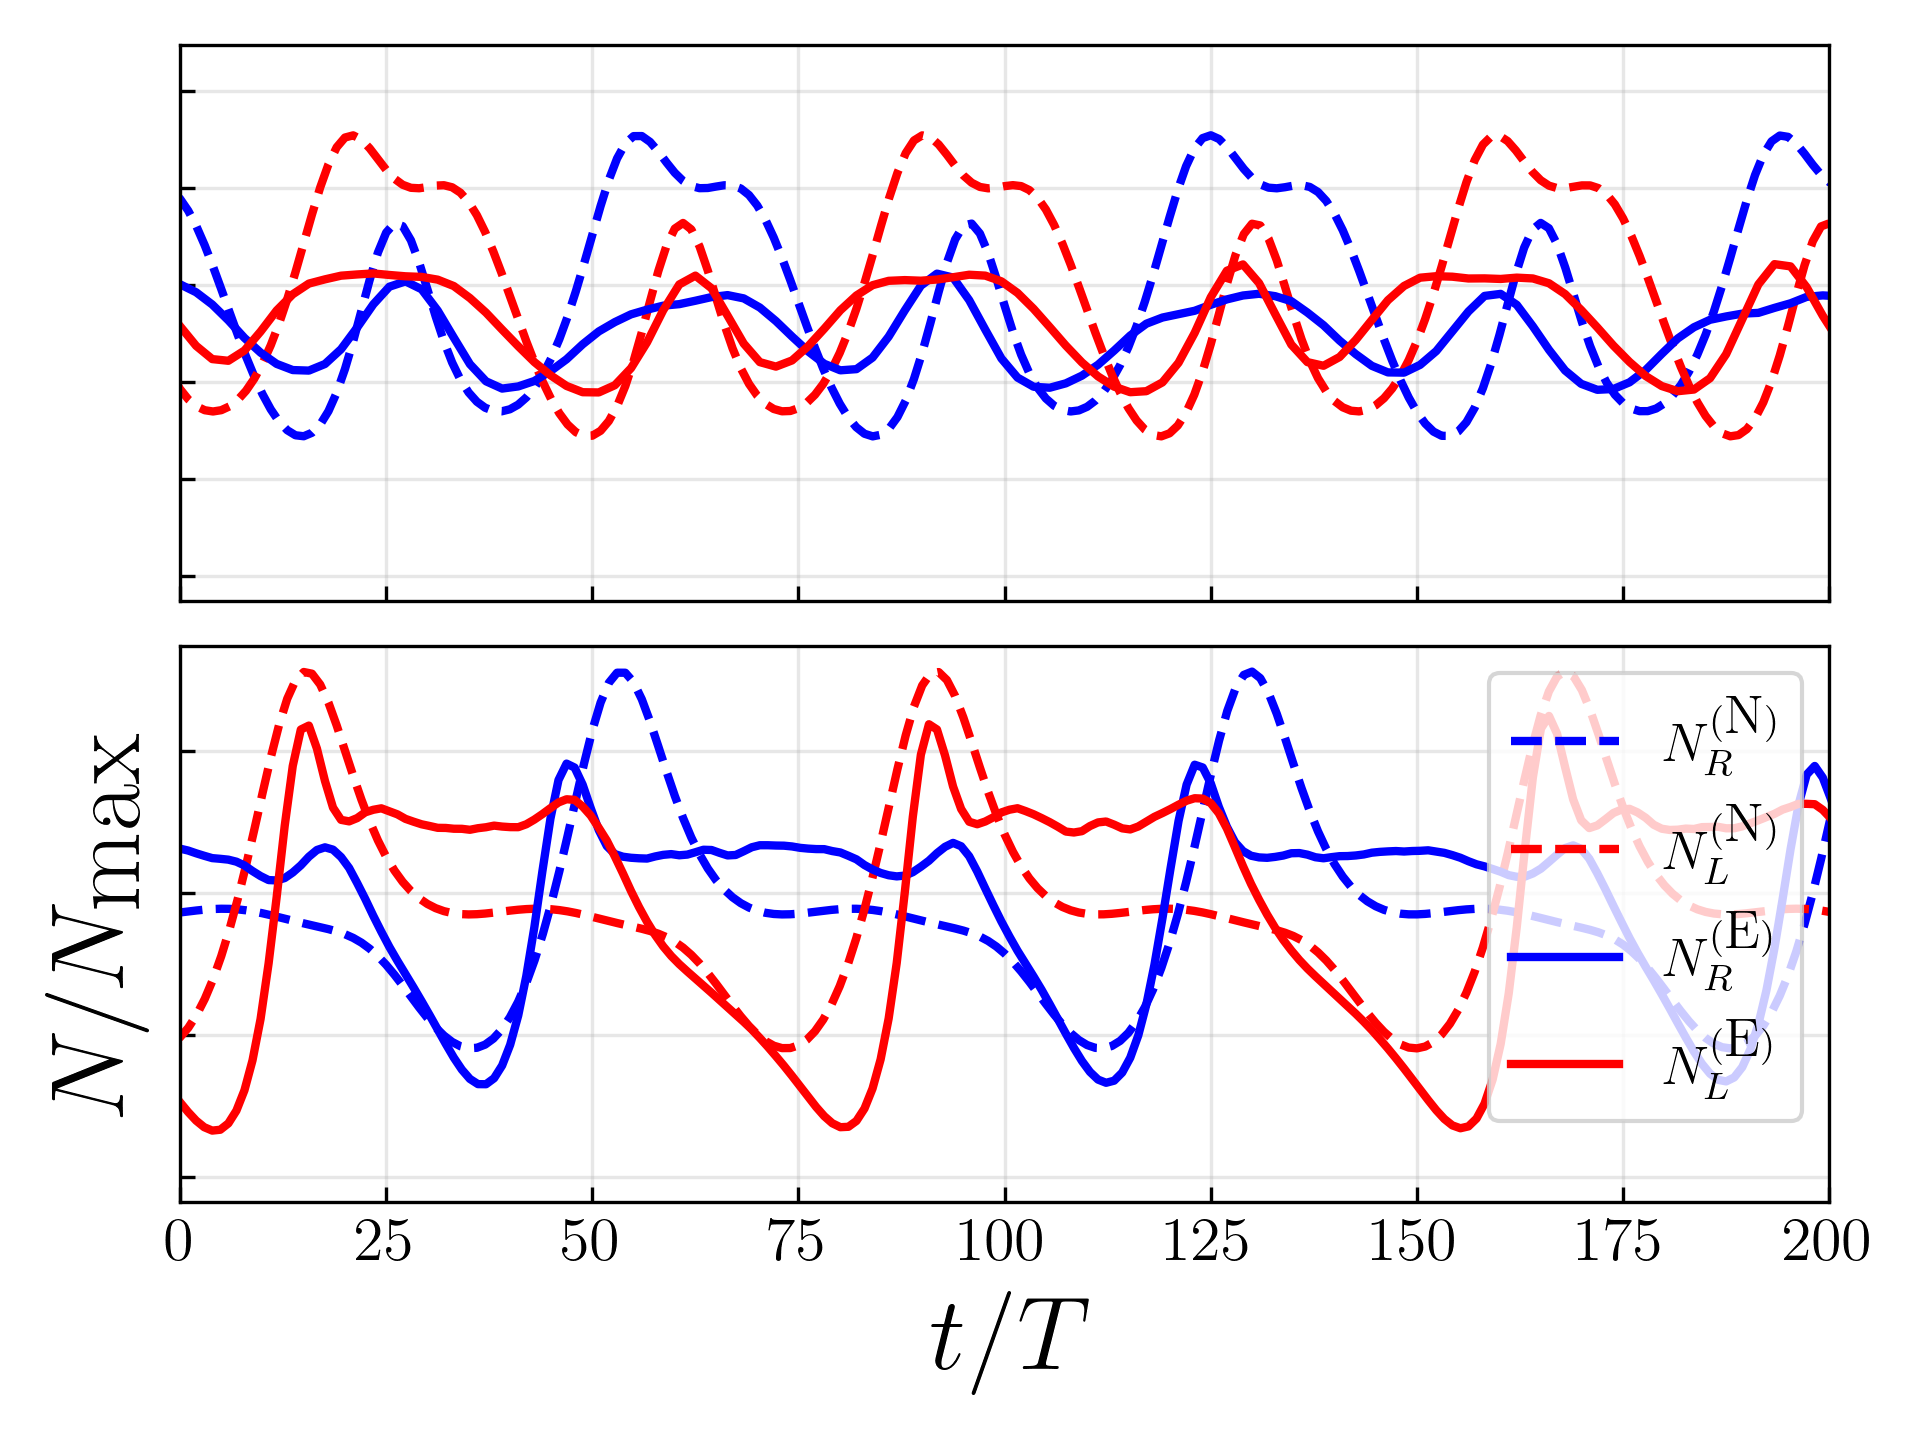

Recreate this plot in Python.
import matplotlib.pyplot as plt

from back_process import *


if __name__ == "__main__":
    principal_sim = "C:/mnustes_science/simulation_data/FD/PDNLS_extended_PT/extras"
    principal_exp = "C:/mnustes_science/experimental_data"
    dir_05 = principal_sim + "/dimensional/alpha=6.5240/beta=1.000/mu=0.1000/nu=0.0180/sigma=6.000/gamma=0.2800/dist=20.000"
    dir_06 = principal_sim + "/dimensional/alpha=6.5240/beta=1.000/mu=0.1000/nu=0.0180/sigma=6.000/gamma=0.2200/dist=20.000"
    dir_07 = principal_exp + "/PT_05/f=14.20_a=12.00"
    dir_08 = principal_exp + "/PT_05/f=14.20_a=14.00"

    beta = 0.004811649356064012

    Z_r_05 = np.loadtxt(dir_05 + '/field_real.txt', delimiter=',')
    Z_i_05 = np.loadtxt(dir_05 + '/field_img.txt', delimiter=',')
    X_05 = np.loadtxt(dir_05 + '/X.txt', delimiter=',')
    T_05 = np.loadtxt(dir_05 + '/T.txt', delimiter=',')
    Z_complex_05 = Z_r_05 + 1j * Z_i_05
    arg_05 = np.angle(Z_complex_05)
    Z_modulo_05 = np.absolute(Z_complex_05)
    Z_modulo_05 = filtro_superficie(Z_modulo_05, 2, "XY") / np.sqrt(beta)

    x05 = 0
    middle = np.argmin(np.abs(X_05 - x05))
    Z_mod_L = Z_modulo_05[:, 0:middle]
    Z_mod_R = Z_modulo_05[:, middle + 1:]
    X_05_L = X_05[0:middle]
    X_05_R = X_05[middle + 1:]
    N_05_L = integrate.simpson(Z_mod_L ** 2, X_05_L)
    N_05_R = integrate.simpson(Z_mod_R ** 2, X_05_R)
    N_05_L = filtro_array(3, N_05_L)
    N_05_R = filtro_array(3, N_05_R)

    ###

    Z_r_06 = np.loadtxt(dir_06 + '/field_real.txt', delimiter=',')
    Z_i_06 = np.loadtxt(dir_06 + '/field_img.txt', delimiter=',')
    X_06 = np.loadtxt(dir_06 + '/X.txt', delimiter=',')
    T_06 = np.loadtxt(dir_06 + '/T.txt', delimiter=',')
    Z_complex_06 = Z_r_06 + 1j * Z_i_06
    arg_06 = np.angle(Z_complex_06)
    Z_modulo_06 = np.absolute(Z_complex_06)
    Z_modulo_06 = filtro_superficie(Z_modulo_06, 2, "XY") / np.sqrt(beta)
    x06 = 0

    middle = np.argmin(np.abs(X_06 - x06))
    Z_mod_L = Z_modulo_06[:, 0:middle]
    Z_mod_R = Z_modulo_06[:, middle + 1:]
    X_06_L = X_06[0:middle]
    X_06_R = X_06[middle + 1:]
    N_06_L = integrate.simpson(Z_mod_L ** 2, X_06_L)
    N_06_R = integrate.simpson(Z_mod_R ** 2, X_06_R)
    N_06_L = filtro_array(3, N_06_L)
    N_06_R = filtro_array(3, N_06_R)

    ###

    g = 9790
    l_y = 16
    d = 20
    k_y = np.pi / l_y
    k = k_y
    tau = np.tanh(k * d)
    w_1 = np.sqrt(g * k * tau)

    Z_07 = np.loadtxt(dir_07 + '/Z_strobo.txt', delimiter=',')
    X_07 = np.loadtxt(dir_07 + '/X_mm.txt', delimiter=',')
    T_07 = np.loadtxt(dir_07 + '/T_strobo.txt', delimiter=',')
    injection_07 = np.loadtxt(dir_07 + '/IL_mm.txt', delimiter=',')
    #Z_07 = filtro_superficie(Z_07, 3, "YX")

    x07 = injection_07[0] + injection_07[1] - 16 * 2.5
    X_07 = X_07 - x07
    T_07 = T_07 * (w_1 / (2 * np.pi))

    middle = np.argmin(np.abs(X_07 - x07))
    Z_mod_L = Z_07[:, 0:middle]
    Z_mod_R = Z_07[:, middle + 1:]
    X_07_L = X_07[0:middle]
    X_07_R = X_07[middle + 1:]
    N_07_L = integrate.simpson(Z_mod_L ** 2, X_07_L)
    N_07_R = integrate.simpson(Z_mod_R ** 2, X_07_R)
    N_07_L = filtro_array(3, N_07_L)
    N_07_R = filtro_array(3, N_07_R)

    ###

    Z_08 = np.loadtxt(dir_08 + '/Z_strobo.txt', delimiter=',')
    X_08 = np.loadtxt(dir_08 + '/X_mm.txt', delimiter=',')
    T_08 = np.loadtxt(dir_08 + '/T_strobo.txt', delimiter=',')
    injection_08 = np.loadtxt(dir_08 + '/IL_mm.txt', delimiter=',')
    #Z_08 = filtro_superficie(Z_08, 3, "YX")

    x08 = injection_08[0] + injection_08[1] - 16 * 3 + 0
    X_08 = X_08 - x08
    T_08 = T_08 * (w_1 / (2 * np.pi)) * 2

    middle = np.argmin(np.abs(X_08 - x08))
    Z_mod_L = Z_08[:, 0:middle]
    Z_mod_R = Z_08[:, middle + 1:]
    X_08_L = X_08[0:middle]
    X_08_R = X_08[middle + 1:]
    N_08_L = integrate.simpson(Z_mod_L ** 2, X_08_L)
    N_08_R = integrate.simpson(Z_mod_R ** 2, X_08_R)
    N_08_L = filtro_array(3, N_08_L)
    N_08_R = filtro_array(3, N_08_R)

    ###

    fig, (ax2, ax1) = plt.subplots(2)

    ax1.plot(T_06 - 2103, N_06_R, label="$N_R^{(\\textrm{N})}$", c="b", linestyle="--", linewidth=2)
    ax1.plot(T_06 - 2103, N_06_L, label="$N_L^{(\\textrm{N})}$", c="r", linestyle="--", linewidth=2)
    ax1.plot(T_07, N_07_R, label="$N_R^{(\\textrm{E})}$", c="b", linewidth=2)
    ax1.plot(T_07, N_07_L, label="$N_L^{(\\textrm{E})}$", c="r", linewidth=2)
    ax1.set_xlim(0, 200)
    ax1.grid(alpha=0.3)
    ax1.set_xlabel("$t/T$", fontsize=25)
    ax1.set_ylabel("$N/N_{\\textrm{max}}$", fontsize=25)
    ax1.set_yticklabels([])
    ax1.tick_params(axis="x", direction="in", labelsize=15)
    ax1.tick_params(axis="y", direction="in")
    xi_sim = 0
    xf_sim = 180
    ti_sim = 0
    tf_sim = 1.1 * np.amax(N_06_R)

    ax2.plot(T_05 - 2015, N_05_R, label="$N_R\ (\\textrm{NUM})$", c="b", linestyle="--", linewidth=2)
    ax2.plot(T_05 - 2015, N_05_L, label="$N_L\ (\\textrm{NUM})$", c="r", linestyle="--", linewidth=2)
    ax2.plot(T_08, N_08_R, label="$N_R(t)$", c="b", linewidth=2)
    ax2.plot(T_08, N_08_L, label="$N_L(t)$", c="r", linewidth=2)
    ax2.grid(alpha=0.3)
    ax2.set_xlim(0, 200)
    ax2.set_xticklabels([])
    ax2.set_yticklabels([])
    ax2.tick_params(axis="x", direction="in")
    ax2.tick_params(axis="y", direction="in")

    ax1.legend(loc="upper right", fontsize=13)
    plt.tight_layout()
    #plt.show()
    plt.savefig('Fig04b.png', dpi=300)
    plt.close()


